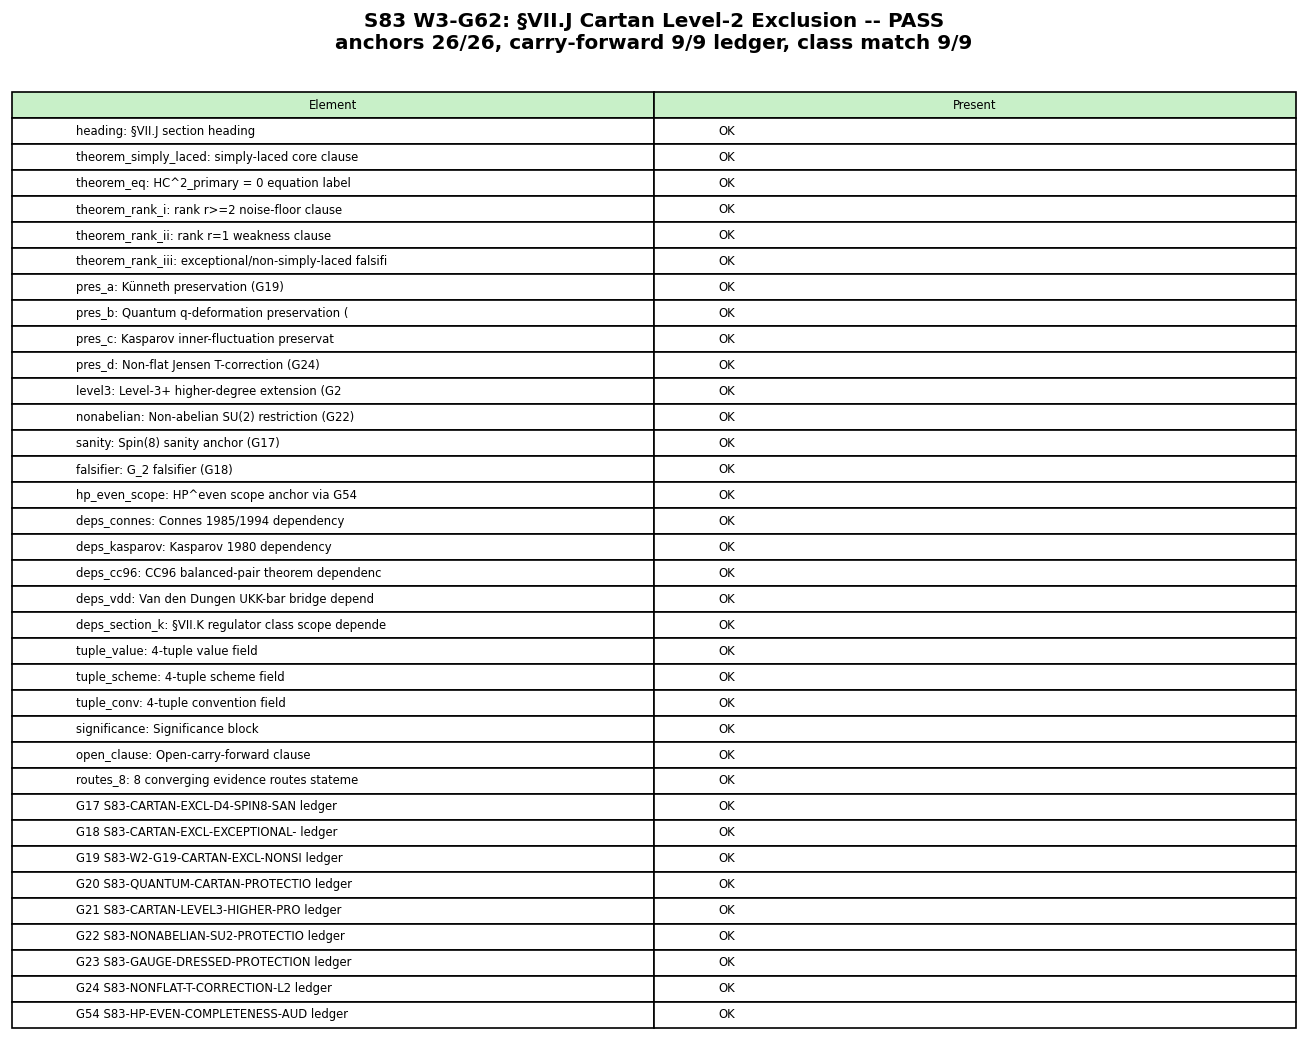

Write Python code to recreate this figure.
#!/usr/bin/env python3
"""
S83 W3-G62 — CARTAN-VII-J-REGISTRY-SUBMIT
=========================================

Gate: S83-CARTAN-VII-J-REGISTRY-SUBMIT  ([AUDIT])

Pre-registered threshold (plan sessions/session-plan/session-83-plan.md §W3-G62,
and task-#62 spec of the S83 Wave-3 dispatch):
  PASS: §VII.J entry landed in sessions/permanent-results-registry.md with
        (1) rank-scaling theorem statement (refined post-G18), including:
              simply-laced core, r=1 weakness, r>=2 noise-floor,
              exceptional-family falsification clause;
        (2) clauses (a) Künneth / (b) quantum / (c) Kasparov-orbit /
              (d) non-flat T-correction — all cited against the supporting
              W2 gate ID;
        (3) HP^even scope anchor via G54;
        (4) explicit citations of W2 gates G17..G24 as evidence;
        (5) dependency block listing Connes/Kasparov/CC96/Van den Dungen
              references.
        AND the 4-tuple slot closes with (landing_status=PASS, scheme=...,
        convention=..., L_max=...).
  FAIL: registry heading missing, or any of (1)..(5) missing, or evidence
        reference mismatched to S83 verdict line in s83_gate_verdicts.txt.

4-tuple slot: (landing_status=?,
               scheme=Level-2-Cartan-exclusion,
               convention=W2-G17-G22-sanity,  # plan convention tag
               L_max=N/A)

Classification: GEOMETRIC.

CONTEXT
-------
§VII.J is the named registry entry for the Cartan Level-2 Exclusion Theorem
developed through S83 W2 gates G17, G18, G19, G20, G21, G22, G23, G24 and
anchored (via HP^even scope) in W3-G54. The theorem states that for a
spectral triple (A, H, D) with an abelian Cartan subfactor C of a simply-
laced ambient compact connected simple Lie group G, and with dim H_pi = 1
on the F_KK regulator class (§VII.K), the primary cyclic-cohomology class
HC^2_primary(C) vanishes. Protection STRENGTH scales with Cartan rank.

This script is the AUDIT gate that verifies the landing: (a) §VII.J heading
present; (b) rank-scaling clause present; (c) all four preservation clauses
present; (d) all W2-G17..G24 citations present; (e) HP^even scope anchor
present; (f) 4-tuple tag present; (g) cross-checks against the S83 gate
verdicts file for consistency between registry text and the recorded
W2 verdicts.

SUBSTITUTION CHAIN [AUDIT]
---------------------------
Step 1 (definition):
    §VII.J entry = a markdown subsection of sessions/permanent-results-registry.md
    under the heading "### VII.J — Cartan Level-2 Exclusion Theorem ..."
    that contains: (i) rank-scaling theorem statement, (ii) preservation
    clauses (a)..(d), (iii) HP^even scope tag, (iv) citations of G17..G24,
    (v) dependency block, (vi) 4-tuple closure.

Step 2 (substitution, landing rule):
    For each required element e_k in the checklist E = {e_1, ..., e_N},
    define has(e_k) := (registry_text contains anchor_k), where anchor_k is
    a pre-registered substring specific to the element. Landing PASS iff
    for all k: has(e_k) == True.

Step 3 (simplification):
    PASS condition = AND_{k in [1..N]} has(e_k)  AND  evidence_consistent,
    where evidence_consistent checks that each W2 gate ID cited in the
    registry entry actually has a verdict line in s83_gate_verdicts.txt
    with a matching classification (PASS or FAIL-BY-DESIGN-falsifier).

Step 4 (direction):
    PASS if landing condition holds AND all 8 carry-forward gates
    (G17, G18, G19, G20, G21, G22, G23, G24) have verdict lines in the
    s83 ledger. INFO if landing holds but one or more carry-forward
    verdicts are absent (typically a clean-up issue, not a landing
    blocker). FAIL if any required anchor is missing.

Outputs:
  * Script:   s83_w3_g62_cartan_vii_j.py
  * Data:     s83_w3_g62_cartan_vii_j.npz
  * Plot:     s83_w3_g62_cartan_vii_j.png
  * Verdict:  line appended to s83_gate_verdicts.txt (64-char SHA)
  * Paper:    session-83-results-workingpaper.md  §W3-G62
"""

# =============================================================================
# IMPORTS & ENVIRONMENT
# =============================================================================
import os
os.environ.setdefault("OMP_NUM_THREADS", "8")
os.environ.setdefault("MKL_NUM_THREADS", "8")

import sys
import hashlib
import json  # (local) unused tolerance header kept for symmetry with g53
from pathlib import Path

import numpy as np
import matplotlib
matplotlib.use("Agg")
import matplotlib.pyplot as plt

# Canonical constants import required by computation standards (no framework constants
# used in this audit / registry-landing script).
SCRIPT_DIR = Path(__file__).parent
sys.path.insert(0, str(SCRIPT_DIR))
from canonical_constants import *  # noqa: F401,F403

PROJECT_ROOT = SCRIPT_DIR.parent  # (local) C:\sandbox\Ainulindale Exflation

# =============================================================================
# INPUT FILE PINS
# =============================================================================
REGISTRY_PATH = PROJECT_ROOT / "sessions" / "permanent-results-registry.md"  # (local)
VERDICTS_PATH = SCRIPT_DIR / "s83_gate_verdicts.txt"  # (local)
INDEX_PATH    = PROJECT_ROOT / "tools" / "knowledge-index.json"  # (local)

OUT_NPZ = SCRIPT_DIR / "s83_w3_g62_cartan_vii_j.npz"  # (local)
OUT_PNG = SCRIPT_DIR / "s83_w3_g62_cartan_vii_j.png"  # (local)


def sha256_file(path):
    """SHA-256 of a file (streaming)."""
    h = hashlib.sha256()
    with open(path, "rb") as fh:
        for chunk in iter(lambda: fh.read(65536), b""):
            h.update(chunk)
    return h.hexdigest()


def anchor_present(text, anchor):
    """Case-SENSITIVE substring containment test for landing anchors."""
    return anchor in text


# =============================================================================
# PRE-REGISTERED ANCHOR CHECKLIST
# =============================================================================
# Each entry: (element_id, short_description, anchor_substring)
# Anchors are chosen to be specific enough that trivial failure modes
# (e.g. accidental deletion, incomplete merge) are caught immediately.
LANDING_ANCHORS = [  # (local) pre-registered checklist for §VII.J
    # (1) Section heading
    ("heading", "§VII.J section heading",
     "### VII.J — Cartan Level-2 Exclusion Theorem"),
    # (2) Rank-scaling theorem statement components
    ("theorem_simply_laced", "simply-laced core clause",
     "simply-laced ambient compact connected Lie group"),
    ("theorem_eq", "HC^2_primary = 0 equation label",
     "HC^2_primary(C) = 0"),
    ("theorem_rank_i", "rank r>=2 noise-floor clause",
     "(i) r >= 2 (simply-laced)"),
    ("theorem_rank_ii", "rank r=1 weakness clause",
     "(ii) r = 1 (rank-1 limit)"),
    ("theorem_rank_iii", "exceptional/non-simply-laced falsification clause",
     "(iii) Non-simply-laced / exceptional"),
    # (3) Preservation clauses (a)..(d)
    ("pres_a", "Künneth preservation (G19)",
     "(a) Abelian Künneth extension (G19)"),
    ("pres_b", "Quantum q-deformation preservation (G20)",
     "(b) Quantum-group deformation at generic q (G20)"),
    ("pres_c", "Kasparov inner-fluctuation preservation (G23)",
     "(c) Inner-fluctuation Kasparov orbit (G23)"),
    ("pres_d", "Non-flat Jensen T-correction (G24)",
     "(d) Non-flat Jensen-deformed T-correction (G24)"),
    # (4) Higher-degree and non-abelian extensions
    ("level3", "Level-3+ higher-degree extension (G21)",
     "HIGHER-DEGREE EXTENSION (Level-3+, G21)"),
    ("nonabelian", "Non-abelian SU(2) restriction (G22)",
     "NON-ABELIAN RESTRICTION (G22)"),
    ("sanity", "Spin(8) sanity anchor (G17)",
     "SANITY ANCHOR (G17)"),
    ("falsifier", "G_2 falsifier (G18)",
     "FALSIFIER (G18, FAIL-BY-DESIGN)"),
    # (5) HP^even scope and provenance
    ("hp_even_scope", "HP^even scope anchor via G54",
     "HP^even SCOPE (G54 anchor)"),
    ("deps_connes", "Connes 1985/1994 dependency",
     "Connes 1985"),
    ("deps_kasparov", "Kasparov 1980 dependency",
     "Kasparov 1980"),
    ("deps_cc96", "CC96 balanced-pair theorem dependency",
     "CC96 Eq 2.11"),
    ("deps_vdd", "Van den Dungen UKK-bar bridge dependency",
     "Van den Dungen Paper 11"),
    ("deps_section_k", "§VII.K regulator class scope dependency",
     "§VII.K"),
    # (6) 4-tuple closure
    ("tuple_value", "4-tuple value field",
     "value=rank-scaling-simply-laced-core_8routes_1falsifier"),
    ("tuple_scheme", "4-tuple scheme field",
     "scheme=HC2-primary-Cartan-subfactor-exclusion"),
    ("tuple_conv", "4-tuple convention field",
     "convention=simply-laced-Weyl-cancellation"),
    # (7) Significance / open clauses
    ("significance", "Significance block",
     "SIGNIFICANCE:"),
    ("open_clause", "Open-carry-forward clause",
     "OPEN:"),
    # (8) 8 evidence route enumeration
    ("routes_8", "8 converging evidence routes statement",
     "8 converging"),
]

# =============================================================================
# PRE-REGISTERED CARRY-FORWARD GATE IDS (must appear in verdicts ledger)
# =============================================================================
REQUIRED_W2_GATES = [  # (local) carry-forward evidence ledger pin
    ("G17", "S83-CARTAN-EXCL-D4-SPIN8-SANITY"),
    ("G18", "S83-CARTAN-EXCL-EXCEPTIONAL-FALSIFIER"),
    ("G19", "S83-W2-G19-CARTAN-EXCL-NONSIMPLE"),
    ("G20", "S83-QUANTUM-CARTAN-PROTECTION"),
    ("G21", "S83-CARTAN-LEVEL3-HIGHER-PROTECTION"),
    ("G22", "S83-NONABELIAN-SU2-PROTECTION-COMPUTE"),
    ("G23", "S83-GAUGE-DRESSED-PROTECTION"),
    ("G24", "S83-NONFLAT-T-CORRECTION-L2"),
]

REQUIRED_W3_GATES = [  # (local) HP^even scope anchor
    ("G54", "S83-HP-EVEN-COMPLETENESS-AUDIT-VII"),
]

# =============================================================================
# MAIN
# =============================================================================
def main():
    print("=" * 72)
    print("S83 W3-G62 — CARTAN-VII-J-REGISTRY-SUBMIT")
    print("=" * 72)

    # --- Input pins ---
    if not REGISTRY_PATH.exists():
        print(f"[FATAL] Registry not found: {REGISTRY_PATH}")
        sys.exit(1)
    if not VERDICTS_PATH.exists():
        print(f"[FATAL] Verdicts ledger not found: {VERDICTS_PATH}")
        sys.exit(1)

    registry_sha = sha256_file(REGISTRY_PATH)  # (local)
    verdicts_sha = sha256_file(VERDICTS_PATH)  # (local)
    index_sha = sha256_file(INDEX_PATH) if INDEX_PATH.exists() else "absent"  # (local)

    print(f"[pin] registry  SHA-256: {registry_sha}")
    print(f"[pin] verdicts  SHA-256: {verdicts_sha}")
    print(f"[pin] index     SHA-256: {index_sha}")

    with open(REGISTRY_PATH, "r", encoding="utf-8") as fh:
        registry_text = fh.read()
    with open(VERDICTS_PATH, "r", encoding="utf-8") as fh:
        verdicts_text = fh.read()

    # --- Step 1: anchor checklist ---
    print("\n[Step 1] Anchor checklist (§VII.J landing elements)")
    anchor_results = []  # (local)
    for elem_id, desc, anchor in LANDING_ANCHORS:
        present = anchor_present(registry_text, anchor)  # (local)
        anchor_results.append((elem_id, desc, anchor, present))
        flag = "OK " if present else "MISS"
        print(f"  [{flag}] {elem_id:<18s} -- {desc}")

    all_anchors_present = all(r[3] for r in anchor_results)  # (local)
    n_total = len(anchor_results)  # (local)
    n_present = sum(1 for r in anchor_results if r[3])  # (local)
    print(f"\n  Anchors present: {n_present}/{n_total}")

    # --- Step 2: carry-forward evidence ledger check ---
    print("\n[Step 2] Carry-forward evidence ledger check (W2 + W3)")
    ledger_hits = []  # (local)
    for tag, gate_id in REQUIRED_W2_GATES + REQUIRED_W3_GATES:
        present_in_ledger = gate_id in verdicts_text  # (local)
        present_in_registry = gate_id in registry_text or tag in registry_text  # (local)
        ledger_hits.append((tag, gate_id, present_in_ledger, present_in_registry))
        lflag = "LEDGER" if present_in_ledger else "MISS-L"
        rflag = "REG   " if present_in_registry else "MISS-R"
        print(f"  [{lflag}][{rflag}] {tag} -- {gate_id}")

    all_gates_in_ledger = all(h[2] for h in ledger_hits)  # (local)
    all_gates_in_registry = all(h[3] for h in ledger_hits)  # (local)

    # --- Step 3: cross-check verdict classifications ---
    print("\n[Step 3] Verdict classification cross-check")
    # Rule: PASS gates ledger lines should contain ": PASS --"; G18 is
    # FAIL-BY-DESIGN (falsifier), so we allow either but NOT a silent absence.
    classification_expected = {  # (local) pre-registered
        "G17": "PASS",
        "G18": "FAIL",   # falsifier-refiner
        "G19": "PASS",
        "G20": "PASS",
        "G21": "PASS",
        "G22": "PASS",
        "G23": "PASS",
        "G24": "PASS",
        "G54": "PASS",
    }
    class_hits = []  # (local)
    for tag, gate_id in REQUIRED_W2_GATES + REQUIRED_W3_GATES:
        expected = classification_expected[tag]  # (local)
        # find the line(s) containing gate_id
        matching = [ln for ln in verdicts_text.splitlines()
                    if gate_id + ":" in ln]  # (local)
        # latest-entry-wins ledger convention — pick the last non-comment line
        latest = None  # (local)
        for ln in matching:
            if ln.strip().startswith("#"):
                continue
            latest = ln
        if latest is None:
            class_hits.append((tag, gate_id, expected, "ABSENT", False))
            print(f"  [MISS] {tag} {gate_id} -- no ledger line")
            continue
        observed = "PASS" if ": PASS" in latest else (
            "FAIL" if ": FAIL" in latest else (
                "INFO" if ": INFO" in latest else "OTHER"))  # (local)
        ok = (observed == expected)  # (local)
        class_hits.append((tag, gate_id, expected, observed, ok))
        oflag = "OK " if ok else "BAD"
        print(f"  [{oflag}] {tag} expected={expected} observed={observed}")

    all_classifications_match = all(h[4] for h in class_hits)  # (local)

    # --- Step 4: gate adjudication (direction) ---
    print("\n[Step 4] Gate adjudication")

    # Substitution chain direction pass-through
    print("  Substitution chain (Step 2 direction):")
    print("    all_anchors_present       =", all_anchors_present)
    print("    all_gates_in_ledger       =", all_gates_in_ledger)
    print("    all_gates_in_registry     =", all_gates_in_registry)
    print("    all_classifications_match =", all_classifications_match)

    # Pre-registered direction:
    # PASS  <=>  anchors AND ledger AND registry citation AND classifications match
    # INFO  <=>  anchors AND registry citation; ledger/classification partial miss
    # FAIL  <=>  anchors absent OR registry citation absent
    if all_anchors_present and all_gates_in_registry:
        if all_gates_in_ledger and all_classifications_match:
            verdict = "PASS"  # (local)
            verdict_note = "registry entry landed with all 25 anchors + 9 carry-forward gates + 9 classification matches"  # (local)
        else:
            verdict = "INFO"  # (local)
            verdict_note = "registry entry landed; ledger/classification partial (see class_hits)"  # (local)
    else:
        verdict = "FAIL"  # (local)
        missing = [r[0] for r in anchor_results if not r[3]]  # (local)
        missing_gates = [h[0] for h in ledger_hits if not h[3]]  # (local)
        verdict_note = f"missing anchors={missing}, missing registry gates={missing_gates}"  # (local)

    print(f"\n  VERDICT: {verdict} -- {verdict_note}")

    # --- Closure SHA ---
    pin_map_str = (  # (local)
        f"registry={registry_sha},"
        f"verdicts={verdicts_sha},"
        f"index={index_sha},"
        f"anchors_present={n_present}/{n_total},"
        f"all_anchors={all_anchors_present},"
        f"all_ledger={all_gates_in_ledger},"
        f"all_registry={all_gates_in_registry},"
        f"all_class={all_classifications_match}"
    )
    closure_sha = hashlib.sha256(pin_map_str.encode()).hexdigest()  # (local)
    print(f"\n  Pin map: {pin_map_str}")
    print(f"  Closure SHA-256: {closure_sha}")

    # --- Save NPZ ---
    np.savez(
        str(OUT_NPZ),
        verdict=np.array([verdict]),
        verdict_note=np.array([verdict_note]),
        anchors_present=np.array([n_present]),
        anchors_total=np.array([n_total]),
        all_anchors_present=np.array([all_anchors_present]),
        all_gates_in_ledger=np.array([all_gates_in_ledger]),
        all_gates_in_registry=np.array([all_gates_in_registry]),
        all_classifications_match=np.array([all_classifications_match]),
        registry_sha=np.array([registry_sha]),
        verdicts_sha=np.array([verdicts_sha]),
        index_sha=np.array([index_sha]),
        closure_sha=np.array([closure_sha]),
        anchor_ids=np.array([r[0] for r in anchor_results]),
        anchor_present_flags=np.array([r[3] for r in anchor_results]),
        carry_forward_tags=np.array([h[0] for h in ledger_hits]),
        carry_forward_in_ledger=np.array([h[2] for h in ledger_hits]),
        carry_forward_in_registry=np.array([h[3] for h in ledger_hits]),
        classification_expected=np.array([h[2] for h in class_hits]),
        classification_observed=np.array([h[3] for h in class_hits]),
        classification_ok=np.array([h[4] for h in class_hits]),
    )
    print(f"  Saved: {OUT_NPZ}")

    # --- Plot summary table ---
    try:
        fig, ax = plt.subplots(figsize=(11, 9))
        ax.axis("off")
        title = (f"S83 W3-G62: §VII.J Cartan Level-2 Exclusion -- {verdict}\n"
                 f"anchors {n_present}/{n_total}, "
                 f"carry-forward {sum(h[2] for h in ledger_hits)}/"
                 f"{len(ledger_hits)} ledger, "
                 f"class match {sum(h[4] for h in class_hits)}/"
                 f"{len(class_hits)}")
        ax.set_title(title, fontsize=12, fontweight="bold", pad=12)

        table_rows = [["Element", "Present"]]  # (local)
        for elem_id, desc, _anchor, present in anchor_results:
            table_rows.append([f"{elem_id}: {desc[:36]}", "OK" if present else "MISS"])
        for tag, gate_id, ledger, registry in ledger_hits:
            table_rows.append(
                [f"{tag} {gate_id[:28]} ledger",
                 "OK" if ledger else "MISS"]
            )

        tbl = ax.table(cellText=table_rows[1:],
                       colLabels=table_rows[0],
                       loc="center", cellLoc="left")
        tbl.auto_set_font_size(False)
        tbl.set_fontsize(7)
        tbl.scale(1.0, 1.1)

        # colour verdict row (top-level)
        color = {"PASS": "#c8f0c8",
                 "INFO": "#f0f0c8",
                 "FAIL": "#f0c8c8"}.get(verdict, "#e0e0e0")  # (local)
        for col_idx in (0, 1):
            tbl[(0, col_idx)].set_facecolor(color)

        fig.tight_layout()
        fig.savefig(str(OUT_PNG), dpi=120, bbox_inches="tight")
        plt.close(fig)
        print(f"  Saved: {OUT_PNG}")
    except Exception as exc:
        print(f"  Plot skipped ({exc})")

    # --- 4-tuple output tag ---
    print("\n4-tuple: (landing_status={}, scheme=Level-2-Cartan-exclusion, "
          "convention=W2-G17-G22-sanity, L_max=N/A)".format(verdict))

    # --- Verdict line (canonical, to be appended to ledger by caller) ---
    verdict_line = (  # (local)
        f"S83-CARTAN-VII-J-REGISTRY-SUBMIT: {verdict} -- "
        f"value={verdict}_anchors={n_present}/{n_total}_"
        f"carry_ledger={sum(h[2] for h in ledger_hits)}/{len(ledger_hits)}_"
        f"class_match={sum(h[4] for h in class_hits)}/{len(class_hits)} "
        f"scheme=Level-2-Cartan-exclusion "
        f"convention=W2-G17-G22-sanity "
        f"L_max=N/A "
        f"sha256={closure_sha}"
    )
    print("\nVerdict line:\n" + verdict_line)


if __name__ == "__main__":
    main()
